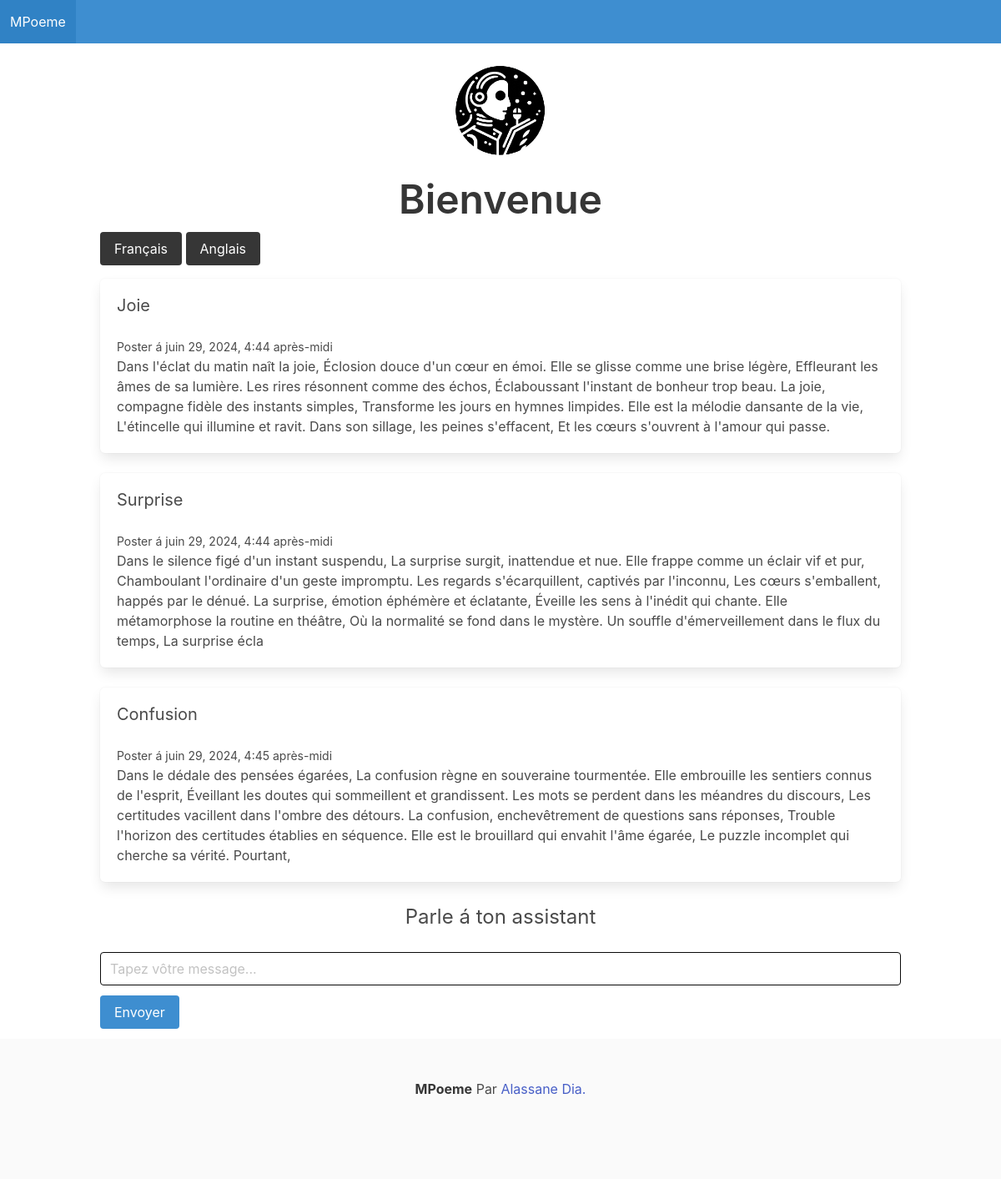
Screenshot of /fr/ with the database file from the repository.
### main/models.py (models this page shows)
class Post(models.Model):
    title = models.CharField(max_length=255)
    content = models.CharField(max_length=500)
    publication_date = models.DateTimeField(auto_now_add=True)

### main/views.py (the view, shortened to what this page needs)
# urls.py: path('', ExtendedFront, name='ExtendedFront'),
@csrf_exempt
def ExtendedFront(request):
    posts = Post.objects.all()
    response_text = None
    return render(request, 'main/ExtendedFront.html', {'posts': posts, 'response': response_text})

### main/templates/main/ExtendedFront.html (shortened to what this page needs)
{% extends 'main/base.html' %} {% load i18n static %} {% block content %}
<figure class="image is-128x128 container mt-4 mb-4">
  <img
    src="{% static 'images/MPoeme.png' %}"
    alt="Logo MPoeme"
    class="has-image-centered"
    style="margin: 0 auto"
  />
</figure>
<h1 class="title is-1 has-text-centered mt-3 mb-3">{% trans "Welcome" %}</h1>
<a href="/fr/" role="button" class="button is-dark">{% trans "French" %}</a>
<a href="/en/" role="button" class="button is-dark">{% trans "English" %}</a>
{% for post in posts %}
<div class="post block mt-4 box">
  <h2 class="subtitle">{{ post.title }}</h2>
  <small>{% trans "Posted at" %} {{ post.publication_date }}</small>
  <p>{{ post.content }}</p>
</div>
{% endfor %}
<div id="chatbot">
  <h3 class="breadcrumb is-large has-text-centered">
    {% trans "Chat with our assistant:" %}
  </h3>
  <form method="post" action="{% url 'ExtendedFront' %}">
    {% csrf_token %} <input type="text" name="user_input" class="input is-black"
    id="user_input" placeholder="{% trans "Type your message..." %}" />
    <button
      type="submit"
      class="buttons button is-info is-justify-content-center mt-3 mb-3"
    >
      {% trans "Send" %}
    </button>
  </form>
</div>
{% endblock %}

### rows the page displays
Post: title "Joie", publication_date "juin 29, 2024, 4:44 après-midi", content "Dans l'éclat du matin naît la joie, Éclosion douce d'un cœur en émoi. Elle se glisse comme une brise légère, Effleurant les âmes de sa lumière. Les rires résonnent comme des échos, Éclaboussant l'instant de bonheur trop beau. La joie, compagne fidèle des instants simples, Transforme les jours en hymnes limpides. Elle est la mélodie dansante de la vie, L'étincelle qui illumine et ravit. Dans son sillage, les peines s'effacent, Et les cœurs s'ouvrent à l'amour qui passe."
Post: title "Surprise", publication_date "juin 29, 2024, 4:44 après-midi", content "Dans le silence figé d'un instant suspendu, La surprise surgit, inattendue et nue. Elle frappe comme un éclair vif et pur, Chamboulant l'ordinaire d'un geste impromptu. Les regards s'écarquillent, captivés par l'inconnu, Les cœurs s'emballent, happés par le dénué. La surprise, émotion éphémère et éclatante, Éveille les sens à l'inédit qui chante. Elle métamorphose la routine en théâtre, Où la normalité se fond dans le mystère. Un souffle d'émerveillement dans le flux du temps, La surprise écla"
Post: title "Confusion", publication_date "juin 29, 2024, 4:45 après-midi", content "Dans le dédale des pensées égarées, La confusion règne en souveraine tourmentée. Elle embrouille les sentiers connus de l'esprit, Éveillant les doutes qui sommeillent et grandissent. Les mots se perdent dans les méandres du discours, Les certitudes vacillent dans l'ombre des détours. La confusion, enchevêtrement de questions sans réponses, Trouble l'horizon des certitudes établies en séquence. Elle est le brouillard qui envahit l'âme égarée, Le puzzle incomplet qui cherche sa vérité. Pourtant,"
